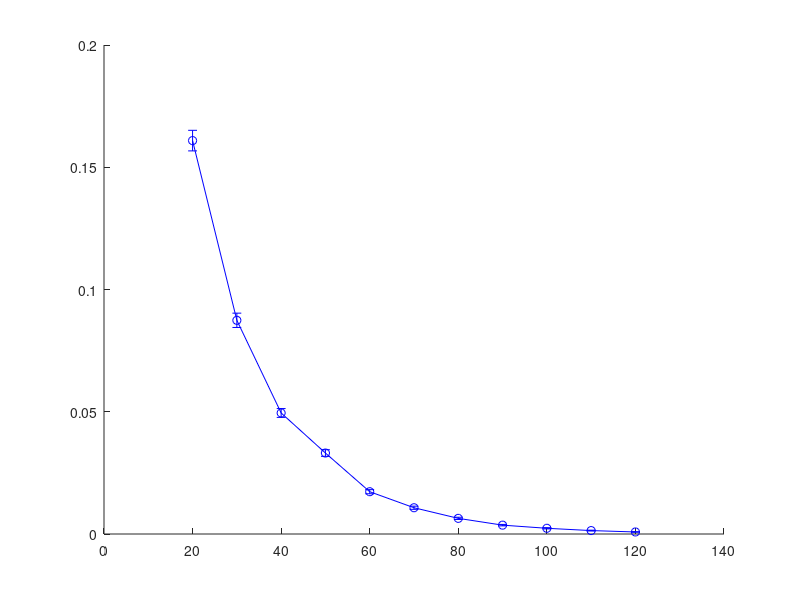

This chart was generated by the following MATLAB code: (Note: this script raises an error after producing the figure.)
%plot no contamination: adjnoun like simulation
load simulation_adjnounlike_n_120_no_contamination_s_d
mean_err = mean(err, 3);
plot(d_vec, mean_err(:,1), 'bo-','LineWidth', 3, 'MarkerSize', 10)
hold on;
plot(d_vec, mean_err(:,2), 'gx-','LineWidth', 3, 'MarkerSize', 10)
plot(d_vec, mean_err(:,3), 'r^-','LineWidth', 3, 'MarkerSize', 10)
hold off;
set(gca,'FontSize',20, 'fontWeight','bold')
axis([d_vec(1) d_vec(end) 0.09 0.5])
legend('SRC$_{s}$','1NN$\circ$ASE$_{\hat{d}}$','LDA$\circ$ASE$_{\hat{d}}$','Location','Northwest');
xlabel('Embedding dimension/sparsity level','FontSize',20)
ylabel('Error rate','fontsize',20)
title('No contamination: n = 110', 'FontSize', 20)


load simulation_adjnounlike_no_contamination_vary_n_50_350.mat
sub = 1:length(n_vec);
mean_err = mean(err,3);
plot(n_vec(sub), mean_err(sub,1), 'bo-','LineWidth', 3, 'MarkerSize', 10)
hold on;
plot(n_vec(sub), mean_err(sub,2), 'gx-','LineWidth', 3, 'MarkerSize', 10)
plot(n_vec(sub), mean_err(sub,3), 'r^-','LineWidth', 3, 'MarkerSize', 10)
hold off;
set(gca,'FontSize',20, 'fontWeight','bold')
axis([n_vec(1) n_vec(end) 0 0.45])
legend('SRC$_{5}$','1NN$\circ$ASE$_{d = 2}$','LDA$\circ$ASE$_{d=2}$','Location','NorthEast');
xlabel('Number of vertices','FontSize',20)
ylabel('Error rate','fontsize',20)
title('No contamination', 'FontSize', 20)


plot(n_vec, mean_err(:,1), 'bo-','LineWidth', 2, 'MarkerSize', 10)
hold on;
plot(n_vec, mean_err(:,2), 'kx-','LineWidth', 2, 'MarkerSize', 10)
plot(n_vec, mean_err(:,3), 'r^-','LineWidth', 2, 'MarkerSize', 10)
hold off;
axis([n_vec(1) n_vec(end) 0 0.45])
legend('SRC$_{5}$','1NN$\circ$ASE$_{d = 2}$','LDA$\circ$ASE$_{d=2}$','Location','NorthEast');
xlabel('Number of vertices','FontSize',20)
ylabel('Error rate','fontsize',20)
title('No contamination', 'FontSize', 20)
set(gca,'FontSize',20, 'fontWeight','bold')


%plot no contamination
load simulation_no_contamination
mean_err = mean(err,3);
plot(n_vec, mean_err(:,1), 'bo-','LineWidth', 3, 'MarkerSize', 10)
hold on;
plot(n_vec, mean_err(:,2), 'gx-','LineWidth', 3, 'MarkerSize', 10)
plot(n_vec, mean_err(:,3), 'r^-','LineWidth', 3, 'MarkerSize', 10)
hold off;
set(gca,'FontSize',20, 'fontWeight','bold')
axis([n_vec(1) n_vec(end) 0 0.25])
legend('SRC$_{5}$','1NN$\circ$ASE$_{d = 2}$','LDA$\circ$ASE$_{d=2}$','Location','NorthEast');
xlabel('Number of vertices','FontSize',20)
ylabel('Error rate','fontsize',20)
title('No contamination', 'FontSize', 20)

% error plot
std_err = 1/sqrt(numsim)*std(err, 0 ,3);
errorbar(n_vec, mean_err(:,1), std_err(:, 1),'bo-','LineWidth', 2, 'MarkerSize', 8); 
hold on;
errorbar(n_vec, mean_err(:, 2), std_err(:, 2),'kx-','LineWidth', 2, 'MarkerSize', 8 ); 
errorbar(n_vec, mean_err(:, 3), std_err(:, 3),'r^-','LineWidth', 2, 'MarkerSize', 8 ); 
hold off;
axis([n_vec(1) n_vec(end) 0 0.25])

% plot no contamination
%load simulation_n_40_no_contamination_s_d
load simulation_no_contamination_s_d
mean_err = mean(err,3);
plot(d_vec, mean_err(:,1), 'bo-','LineWidth', 3, 'MarkerSize', 10)
hold on;
plot(d_vec, mean_err(:,2), 'gx-','LineWidth', 3, 'MarkerSize', 10)
plot(d_vec, mean_err(:,3), 'r^-','LineWidth', 3, 'MarkerSize', 10)
hold off;
set(gca,'FontSize',20, 'fontWeight','bold')
%axis([d_vec(1) d_vec(end) 0 0.25])
legend('SRC$_{s}$','1NN$\circ$ASE$_{\hat{d}}$','LDA$\circ$ASE$_{\hat{d}}$','Location','NorthEast');
xlabel('Embedding dimension/sparsity level','FontSize',20)
ylabel('Error rate','fontsize',20)
title('No contamination: n = 110', 'FontSize', 20)
%
figure; 
errase = mean(err_ase,3);
errsrc = mean(err_src,2);
plot(s_vec, errsrc, 'bo-','LineWidth', 2, 'MarkerSize', 10)
hold on;
plot(d_vec, errase(:,1), 'kx-','LineWidth', 2, 'MarkerSize', 10)
plot(d_vec, errase(:,2), 'r^-','LineWidth', 2, 'MarkerSize', 10)
hold off;
legend('SRC$_{s}$','1NN$\circ$ASE$_{\hat{d}}$','LDA$\circ$ASE$_{\hat{d}}$','Location','NorthEast');
xlabel('Embedding dimension/sparsity level','FontSize',20)
ylabel('Error rate','fontsize',20)
axis([d_vec(1) d_vec(end) 0 0.112])
title('No contamination: n = 100', 'FontSize', 20)
set(gca,'FontSize',20, 'fontWeight','bold')

% plot occlusion
load run_occlusion_sparsity_embedding
mean_err1 = mean(occlusionErrTensor,3);
mean_err2 = mean(occlusionErrTensor4D, 3);
plot(p, mean_err1(:,1), 'bo-','LineWidth', 3, 'MarkerSize', 10)
hold on;
plot(p, mean_err1(:,2), 'gx-','LineWidth', 3, 'MarkerSize', 10)
plot(p, mean_err1(:,3), 'r^-','LineWidth', 3, 'MarkerSize', 10)
plot(p, mean_err2(:,2), 'gs-','LineWidth', 3, 'MarkerSize', 10)
plot(p, mean_err2(:,3), 'rd-','LineWidth', 3, 'MarkerSize', 10)

hold off;
set(gca,'FontSize',20, 'fontWeight','bold')
axis([p(1) p(end) 0 0.3])
legend('SRC$_5$','1NN$\circ$ASE$_{\hat{d}=2}$','LDA$\circ$ASE$_{\hat{d}=2}$','1NN$\circ$ASE$_{d=4}$','LDA$\circ$ASE$_{d=4}$','Location','NorthWest');
xlabel('Occlusion rate','FontSize',20)
ylabel('Error rate','fontsize',20)
title('Occlusion Contamination', 'FontSize', 20)



% plot occlusion 
load occlusion_pt6_vary_s_d
mean_acc = mean(occlusionErrTensor, 3); % oops acc is misnamed, should be err
%figure;
plot(d_vec, mean_acc(:,1), 'bo-','LineWidth', 3, 'MarkerSize', 10)
hold on;
plot(d_vec, mean_acc(:,2), 'gx-','LineWidth', 3, 'MarkerSize', 10)
plot(d_vec, mean_acc(:,3), 'r^-','LineWidth', 3, 'MarkerSize', 10)
hold off;
set(gca,'FontSize',20, 'fontWeight','bold')
axis([d_vec(1) d_vec(end) 0 0.6])
legend('SRC$_{s}$','1NN$\circ$ASE$_{\hat{d}}$','LDA$\circ$ASE$_{\hat{d}}$','Location','NorthEast');
xlabel('Embedding dimension/sparsity level','FontSize',20)
ylabel('Error rate','fontsize',20)
title('Occlusion rate 0.6', 'FontSize', 20)

subind = 1:5;
d_vec_sub = d_vec(subind);
std_err = 1/sqrt(nsim)*std(occlusionErrTensor, 0 ,3);
errorbar(d_vec_sub, mean_err(subind, 1), std_err(subind, 1),'bo-','LineWidth', 2, 'MarkerSize', 8 ); 
hold on;
errorbar(d_vec_sub, mean_err(subind, 2), std_err(subind, 2),'kx-','LineWidth', 2, 'MarkerSize', 8 ); 
errorbar(d_vec_sub, mean_err(subind, 3), std_err(subind, 3),'r^-','LineWidth', 2, 'MarkerSize', 8 ); 
hold off;


figure;
plot(d_vec_sub, mean_acc(subind,1), 'bo-','LineWidth', 3, 'MarkerSize', 10)
hold on;
plot(d_vec_sub, mean_acc(subind,2), 'gx-','LineWidth', 3, 'MarkerSize', 10)
plot(d_vec_sub, mean_acc(subind,3), 'r^-','LineWidth', 3, 'MarkerSize', 10)
hold off;
axis([d_vec_sub(1) d_vec_sub(end) 0 0.7])
set(gca,'FontSize',20, 'fontWeight','bold')
legend('SRC$_{s}$','1NN$\circ$ASE$_{\hat{d}}$','LDA$\circ$ASE$_{\hat{d}}$','Location','NorthEast');
xlabel('Embedding dimension/sparsity level','FontSize',20)
ylabel('Error rate','fontsize',20)
title('Occlusion rate 0.9', 'FontSize', 20)

%plot occlusion vary s k
load occlusion_pt9_vary_s_k_d4
d4_err = occlusionErrTensor;
load occlusion_pt9_vary_s_k_d2
d2_err = occlusionErrTensor;
mean_err2 = mean(d2_err,3);
mean_err = mean(d4_err, 3); % oops acc is misnamed, should be err
%figure;
plot(k_vec, mean_err(:,1), 'bo-','LineWidth', 3, 'MarkerSize', 10)
hold on;
plot(k_vec, mean_err(:,2), 'gs-','LineWidth', 3, 'MarkerSize', 10)
plot(k_vec, mean_err2(:,2), 'gx-','LineWidth', 3, 'MarkerSize', 10)
%plot(d_vec, mean_err(:,3), 'r^-','LineWidth', 2, 'MarkerSize', 10)
hold off;
set(gca,'FontSize',20, 'fontWeight','bold')
axis([k_vec(1) k_vec(end) 0 0.3])
legend('SRC$_{s}$','$k$NN$\circ$ASE$_{d = 4}$','$k$NN$\circ$ASE$_{\hat{d}=2}$','Location','NorthWest');
%xlabel({'Number of nearest neighbor','sparsity level'},'FontSize',20)
xlabel('Number of nearest neighbor/s','FontSize',20)
ylabel('Error rate','fontsize',20)
title('Occlusion rate 0.9', 'FontSize', 20)

% reversion
load run_reversion_sparsity_embedding
mean_err1 = mean(flipErrTensor,3);
mean_err2 = mean(flipErrTensor4D, 3);
plot(p, mean_err1(:,1), 'bo-','LineWidth', 3, 'MarkerSize', 10)
hold on;
plot(p, mean_err1(:,2), 'gx-','LineWidth', 3, 'MarkerSize', 10)
plot(p, mean_err1(:,3), 'r^-','LineWidth', 3, 'MarkerSize', 10)
plot(p, mean_err2(:,2), 'gs-','LineWidth', 3, 'MarkerSize', 10)
plot(p, mean_err2(:,3), 'rd-','LineWidth', 3, 'MarkerSize', 10)
hold off;
set(gca,'FontSize',20, 'fontWeight','bold')
axis([p(1) p(end) 0 0.18])
legend('SRC$_5$','1NN$\circ$ASE$_{\hat{d}=2}$','LDA$\circ$ASE$_{\hat{d}=2}$','1NN$\circ$ASE$_{d=4}$','LDA$\circ$ASE$_{d=4}$','Location','NorthWest');
xlabel('Linkage reversion rate','FontSize',20)
ylabel('Error rate','fontsize',20)
title('Linkage Reversion Contamination', 'FontSize', 20)

% reversion linkage
load reversion_pt7_vary_s_d
mean_err = mean(flipErrTensor, 3); % oops acc is misnamed, should be err
%figure;
plot(d_vec, mean_err(:,1), 'bo-','LineWidth', 3, 'MarkerSize', 10)
hold on;
plot(d_vec, mean_err(:,2), 'gx-','LineWidth', 3, 'MarkerSize', 10)
plot(d_vec, mean_err(:,3), 'r^-','LineWidth', 3, 'MarkerSize', 10)
hold off;
set(gca,'FontSize',20, 'fontWeight','bold')
axis([d_vec(1) d_vec(end) 0 0.5])
legend('SRC$_{s}$','1NN$\circ$ASE$_{\hat{d}}$','LDA$\circ$ASE$_{\hat{d}}$','Location','NorthEast');
xlabel('Embedding dimension/sparsity level','FontSize',20)
ylabel('Error rate','fontsize',20)
title('Linkage reversion rate 0.7', 'FontSize', 20)


subind = 1:5;
d_vec_sub = d_vec(subind);
plot(d_vec_sub, mean_err(subind,1), 'bo-','LineWidth', 2, 'MarkerSize', 10)
hold on;
plot(d_vec_sub, mean_err(subind,2), 'kx-','LineWidth', 2, 'MarkerSize', 10)
plot(d_vec_sub, mean_err(subind,3), 'r^-','LineWidth', 2, 'MarkerSize', 10)
hold off;
axis([d_vec_sub(1) d_vec_sub(end) 0 0.5])
legend('SRC$_{s}$','1NN$\circ$ASE$_{\hat{d}}$','LDA$\circ$ASE$_{\hat{d}}$','Location','NorthEast');
xlabel('Embedding dimension/sparsity level','FontSize',20)
ylabel('Error rate','fontsize',20)
title('Reversion rate 0.8', 'FontSize', 20)
set(gca,'FontSize',20, 'fontWeight','bold')


% plot mix contamination
load run_occlusion_reversion
mean_err1 = mean(occlusion_reversion_ErrTensor1, 3); 
mean_err2 = mean(occlusion_reversion_ErrTensor2, 3); 
plot(p_vec, mean_err1(:,1), 'bo-','LineWidth', 3, 'MarkerSize', 10)
hold on;
plot(p_vec, mean_err1(:,2), 'gx-','LineWidth', 3, 'MarkerSize', 10)
plot(p_vec, mean_err1(:,3), 'r^-','LineWidth', 3, 'MarkerSize', 10)
plot(p_vec, mean_err2(:,2), 'gs-','LineWidth', 3, 'MarkerSize', 10)
plot(p_vec, mean_err2(:,3), 'rd-','LineWidth', 3, 'MarkerSize', 10)
set(gca,'FontSize',20, 'fontWeight','bold')
axis([p_vec(1) p_vec(end) 0 0.55])
legend('SRC$_5$','1NN$\circ$ASE$_{\hat{d}=2}$','LDA$\circ$ASE$_{\hat{d}=2}$','1NN$\circ$ASE$_{d=4}$','LDA$\circ$ASE$_{d=4}$','Location','NorthWest');
xlabel('Contamination rate','FontSize',20)
ylabel('Error rate','fontsize',20)
title('Mix Contamination', 'FontSize', 20)


% plot mix contamination vary s d
load run_occlusion_reversion_pt8_vary_s_d
mean_err = mean(occlusion_reversion_ErrTensor, 3); % oops acc is misnamed, should be err
%figure;
plot(d_vec, mean_err(:,1), 'bo-','LineWidth', 3, 'MarkerSize', 10)
hold on;
plot(d_vec, mean_err(:,2), 'gx-','LineWidth', 3, 'MarkerSize', 10)
plot(d_vec, mean_err(:,3), 'r^-','LineWidth', 3, 'MarkerSize', 10)
hold off;
set(gca,'FontSize',20, 'fontWeight','bold')
axis([d_vec(1) d_vec(end) 0 0.55])
legend('SRC$_{s}$','1NN$\circ$ASE$_{\hat{d}}$','LDA$\circ$ASE$_{\hat{d}}$','Location','NorthEast');
xlabel('Embedding dimension/sparsity level','FontSize',20)
ylabel('Error rate','fontsize',20)
title('Contamination rate 0.8', 'FontSize', 20)


% plot adjnoun like simulation
load run_occlusion_sparsity_embedding_adjnoun_like
mean_err1 = mean(occlusionErrTensor,3);
mean_err2 = mean(occlusionErrTensor4D, 3);
plot(p, mean_err1(:,1), 'bo-','LineWidth', 3, 'MarkerSize', 10)
hold on;
plot(p, mean_err1(:,2), 'gx-','LineWidth', 3, 'MarkerSize', 10)
plot(p, mean_err1(:,3), 'r^-','LineWidth', 3, 'MarkerSize', 10)
plot(p, mean_err2(:,2), 'gs-','LineWidth', 3, 'MarkerSize', 10)
plot(p, mean_err2(:,3), 'rd-','LineWidth', 3, 'MarkerSize', 10)

hold off;
set(gca,'FontSize',20, 'fontWeight','bold')
axis([p(1) p(end) 0.04 0.5])
legend('SRC$_5$','1NN$\circ$ASE$_{\hat{d}=2}$','LDA$\circ$ASE$_{\hat{d}=2}$','1NN$\circ$ASE$_{d=4}$','LDA$\circ$ASE$_{d=4}$','Location','NorthWest');
xlabel('Occlusion rate','FontSize',20)
ylabel('Error rate','fontsize',20)
title('Occlusion Contamination', 'FontSize', 20)


% plot occlusion vary s and d
load occlusion

% plot reversion
load run_reversion_sparsity_embedding_adjnoun_like
mean_err1 = mean(flipErrTensor,3);
mean_err2 = mean(flipErrTensor4D, 3);
plot(p, mean_err1(:,1), 'bo-','LineWidth', 3, 'MarkerSize', 10)
hold on;
plot(p, mean_err1(:,2), 'gx-','LineWidth', 3, 'MarkerSize', 10)
plot(p, mean_err1(:,3), 'r^-','LineWidth', 3, 'MarkerSize', 10)
plot(p, mean_err2(:,2), 'gs-','LineWidth', 3, 'MarkerSize', 10)
plot(p, mean_err2(:,3), 'rd-','LineWidth', 3, 'MarkerSize', 10)
hold off;
set(gca,'FontSize',20, 'fontWeight','bold')
axis([p(1) p(end) 0.03 0.7])
legend('SRC$_5$','1NN$\circ$ASE$_{\hat{d}=2}$','LDA$\circ$ASE$_{\hat{d}=2}$','1NN$\circ$ASE$_{d=4}$','LDA$\circ$ASE$_{d=4}$','Location','NorthWest');
xlabel('Linkage reversion rate','FontSize',20)
ylabel('Error rate','fontsize',20)
title('Linkage Reversion Contamination', 'FontSize', 20)







